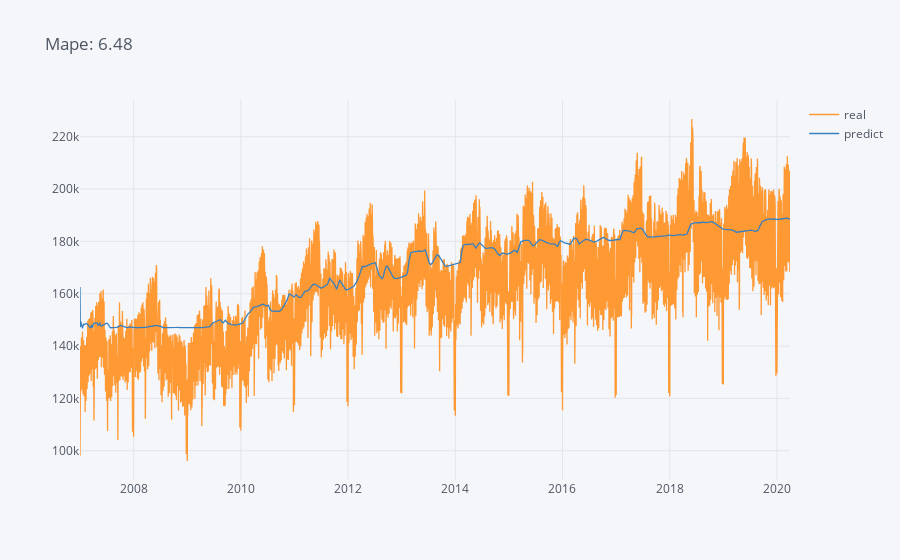

The notebook cell this image was saved under:
### Code cell
mape = mape_comp(graph)
graph[["real", "predict"]].iplot(title = f"Mape: {round(mape, 2)}")

### Figure 1 — Plotly figure (JSON) as saved in the notebook; plotly's stock layout.template omitted (floating-point values rounded to 4 significant figures; data arrays with more than 128 entries replaced by an {"elided": "..."} marker saying what was removed)
{"data": [{"line": {"color": "rgba(255, 153, 51, 1.0)", "dash": "solid", "shape": "linear", "width": 1.3}, "mode": "lines", "name": "real", "text": "", "type": "scatter", "x": {"elided": "4838 str values"}, "y": {"elided": "4838 float values"}}, {"line": {"color": "rgba(55, 128, 191, 1.0)", "dash": "solid", "shape": "linear", "width": 1.3}, "mode": "lines", "name": "predict", "text": "", "type": "scatter", "x": {"elided": "4838 str values"}, "y": {"elided": "4838 float values"}}], "layout": {"legend": {"bgcolor": "#F5F6F9", "font": {"color": "#4D5663"}}, "paper_bgcolor": "#F5F6F9", "plot_bgcolor": "#F5F6F9", "title": {"font": {"color": "#4D5663"}, "text": "Mape: 6.48"}, "xaxis": {"gridcolor": "#E1E5ED", "showgrid": true, "tickfont": {"color": "#4D5663"}, "title": {"font": {"color": "#4D5663"}, "text": ""}, "zerolinecolor": "#E1E5ED"}, "yaxis": {"gridcolor": "#E1E5ED", "showgrid": true, "tickfont": {"color": "#4D5663"}, "title": {"font": {"color": "#4D5663"}, "text": ""}, "zerolinecolor": "#E1E5ED"}}}
